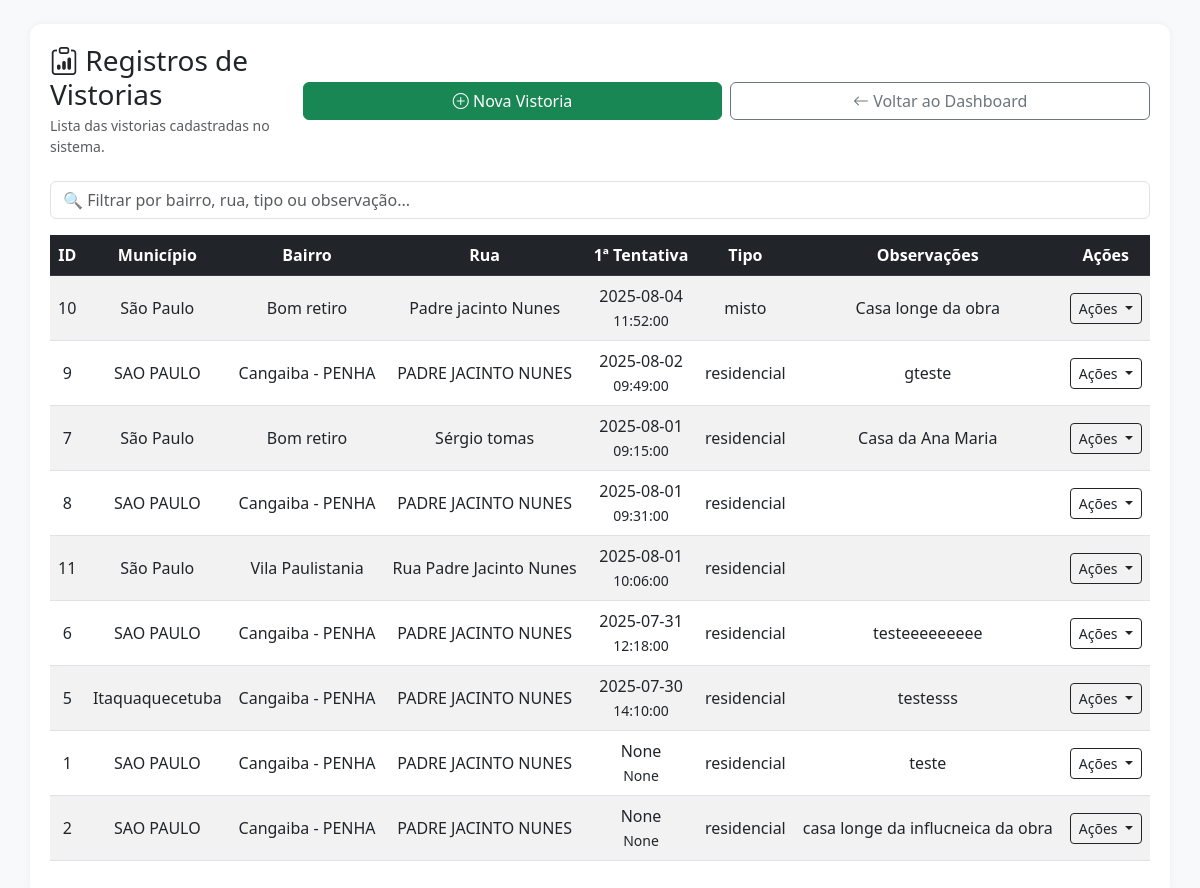
/vistorias (signed in), run on an earlier commit of the app's database.
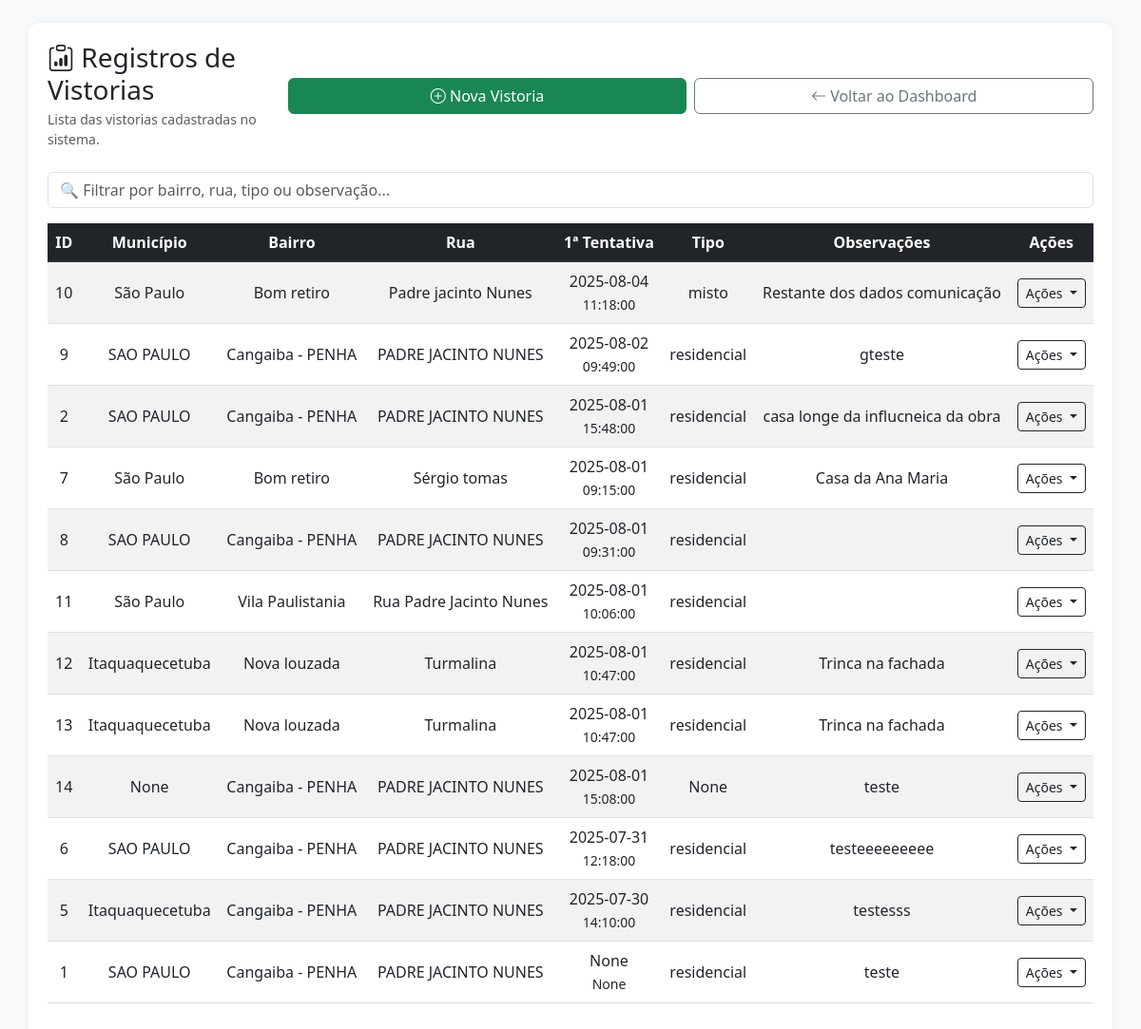
And on a later commit of the database.
### models.py (models this page shows)
class VistoriaImovel(db.Model):
    id = db.Column(db.Integer, primary_key=True)
    data_1 = db.Column(db.Date)        # ALTERADO
    hora_1 = db.Column(db.Time)        # ALTERADO
    data_2 = db.Column(db.Date)        # ALTERADO
    hora_2 = db.Column(db.Time)        # ALTERADO
    data_3 = db.Column(db.Date)        # ALTERADO
    hora_3 = db.Column(db.Time)        # ALTERADO
    nome_responsavel = db.Column(db.String(100))
    cpf_responsavel = db.Column(db.String(50))
    tipo_vinculo = db.Column(db.String(30))
    municipio = db.Column(db.String(100))
    bairro = db.Column(db.String(100))
    rua = db.Column(db.String(100))
    numero = db.Column(db.String(20))
    complemento = db.Column(db.String(100))
    celular = db.Column(db.String(20))
    tipo_imovel = db.Column(db.String(50))
    soleira = db.Column(db.String(50))
    calcada = db.Column(db.String(100))
    observacoes = db.Column(db.Text)
    fotos = db.relationship("FotoVistoria", back_populates="vistoria", cascade="all, delete-orphan")
    finalizada = db.Column(db.Boolean, default=False)
    obra_id = db.Column(db.Integer, db.ForeignKey('obra.id', name='fk_vistoria_obra'))
    obra = db.relationship("Obra", backref="vistorias")
    comunicacao_id = db.Column(db.Integer, db.ForeignKey('comunicacao_obra.id'))
    comunicacao = db.relationship("ComunicacaoObra", backref="vistoria", uselist=False)

### app.py (the view)
@app.route("/vistorias")
def listar_vistorias():
    if "user_id" not in session:
        return redirect(url_for("login"))
    usuario = User.query.get(session["user_id"])
    vistorias = VistoriaImovel.query.order_by(VistoriaImovel.data_1.desc()).all()
    return render_template("vistorias_dashboard.html", vistorias=vistorias, cargo=usuario.cargo)

### templates/vistorias_dashboard.html (shortened to what this page needs)
<!DOCTYPE html>
<html lang="pt-BR">
  <head>
    <link
      href="https://cdn.jsdelivr.net/npm/bootstrap@5.3.0/dist/css/bootstrap.min.css"
      rel="stylesheet"
    />
    <link
      href="https://cdn.jsdelivr.net/npm/bootstrap-icons@1.10.5/font/bootstrap-icons.css"
      rel="stylesheet"
    />
  </head>
  <body class="bg-light p-3 p-md-4">
    <div class="container container-box">
      <header
        class="d-flex flex-column flex-md-row justify-content-between align-items-start align-items-md-center gap-2 mb-4"
      >
        <div>
          <h3 class="mb-1">
            <i class="bi bi-clipboard-data"></i> Registros de Vistorias
          </h3>
          <p class="text-muted small mb-0">
            Lista das vistorias cadastradas no sistema.
          </p>
        </div>
        <div class="d-flex flex-column flex-md-row gap-2 w-100 w-md-auto">
          <a href="/vistoria" class="btn btn-success w-100 w-md-auto">
            <i class="bi bi-plus-circle"></i> Nova Vistoria
          </a>
          <a
            href="/dashboard"
            class="btn btn-outline-secondary w-100 w-md-auto"
          >
            <i class="bi bi-arrow-left"></i> Voltar ao Dashboard
          </a>
        </div>
      </header>
      <div class="mb-3">
        <input
          type="text"
          id="filtroVistoria"
          class="form-control"
          placeholder="🔍 Filtrar por bairro, rua, tipo ou observação..."
        />
      </div>
      <div class="table-responsive">
        <table
          class="table table-striped table-hover align-middle"
          id="tabelaVistorias"
        >
          <thead class="table-dark text-center">
            <tr>
              <th>ID</th>
              <th>Município</th>
              <th>Bairro</th>
              <th>Rua</th>
              <th>1ª Tentativa</th>
              <th>Tipo</th>
              <th>Observações</th>
              <th>Ações</th>
            </tr>
          </thead>
          <tbody class="text-center">
            {% for v in vistorias %}
            <tr>
              <td>{{ v.id }}</td>
              <td>{{ v.municipio }}</td>
              <td>{{ v.bairro }}</td>
              <td>{{ v.rua }}</td>
              <td>{{ v.data_1 }}<br /><small>{{ v.hora_1 }}</small></td>
              <td>{{ v.tipo_imovel }}</td>
              <td>{{ v.observacoes }}</td>
              <td>
                {% if cargo == 'admin' %}
                <div class="dropdown">
                  <button
                    class="btn btn-outline-dark btn-sm dropdown-toggle"
                    type="button"
                    data-bs-toggle="dropdown"
                    aria-expanded="false"
                  >
                    Ações
                  </button>
                </div>
                {% endif %}
              </td>
            </tr>
            {% endfor %}
          </tbody>
        </table>
      </div>
    </div>
  </body>
</html>

### templates/vistorias_dashboard.html (style rules this page uses)
body { background-color: #f8f9fa; }
.container-box { background-color: white; padding: 20px; border-radius: 12px; box-shadow: 0 0 8px rgba(0, 0, 0, 0.05); }

What changed in the data, as far as the page shows it:
changed VistoriaImovel "Padre jacinto Nunes": hora_1 "11:52:00" → "11:18:00"; observacoes "Casa longe da obra" → "Restante dos dados comunicação"
changed VistoriaImovel "casa longe da influcneica da obra": data_1 "None" → "2025-08-01"; hora_1 "None" → "15:48:00"; moves up the list
added VistoriaImovel: id "12", municipio "Itaquaquecetuba", bairro "Nova louzada", rua "Turmalina", data_1 "2025-08-01", hora_1 "10:47:00", tipo_imovel "residencial", observacoes "Trinca na fachada"
added VistoriaImovel: id "13", municipio "Itaquaquecetuba", bairro "Nova louzada", rua "Turmalina", data_1 "2025-08-01", hora_1 "10:47:00", tipo_imovel "residencial", observacoes "Trinca na fachada"
added VistoriaImovel: id "14", municipio "None", bairro "Cangaiba - PENHA", rua "PADRE JACINTO NUNES", data_1 "2025-08-01", hora_1 "15:08:00", tipo_imovel "None", observacoes "teste"
